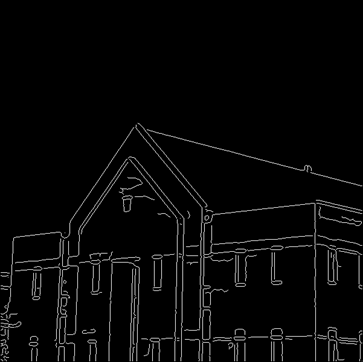
%> input picture 로봇비전/hw7/Edge.png, 363 x 362 px
$ octave hw7.m   (GNU Octave 9; MATLAB toolbox functions it lacks are replaced by stand-ins)
%> lines starting %> are read from the running program, lines starting %| are printed output that depends on the picture; in (x1, y1, x2, y2) boxes, pixels count from 0 and x2, y2 are one past the last pixel; in counts of white or black regions, pixels touching at a corner belong together; the program's own positions count from 1
### 로봇비전/hw7/hough.m
function [h, theta, rho] = hough(f, dtheta, drho)
%HOUGH Hough transform.
%   [H, THETA, RHO] = HOUGH(F, DTHETA, DRHO) computes the Hough
%   transform of the image F.  DTHETA specifies the spacing (in
%   degrees) of the Hough transform bins along the theta axis.  DRHO
%   specifies the spacing of the Hough transform bins along the rho
%   axis.  H is the Hough transform matrix.  It is NRHO-by-NTHETA,
%   where NRHO = 2*ceil(norm(size(F))/DRHO) - 1, and NTHETA =
%   2*ceil(90/DTHETA).  Note that if 90/DTHETA is not an integer, the
%   actual angle spacing will be 90 / ceil(90/DTHETA).
%
%   THETA is an NTHETA-element vector containing the angle (in
%   degrees) corresponding to each column of H.  RHO is an
%   NRHO-element vector containing the value of rho corresponding to
%   each row of H.
%
%   [H, THETA, RHO] = HOUGH(F) computes the Hough transform using
%   DTHETA = 1 and DRHO = 1.

%   Copyright 2002-2004 R. C. Gonzalez, R. E. Woods, & S. L. Eddins
%   Digital Image Processing Using MATLAB, Prentice-Hall, 2004
%   $Revision: 1.4 $  $Date: 2003/10/26 22:33:44 $

if nargin < 3
   drho = 1;
end
if nargin < 2
   dtheta = 1;
end

f = double(f);
[M,N] = size(f);
theta = linspace(-90, 0, ceil(90/dtheta) + 1);
theta = [theta -fliplr(theta(2:end - 1))];
ntheta = length(theta);

D = sqrt((M - 1)^2 + (N - 1)^2);
q = ceil(D/drho);
nrho = 2*q - 1;
rho = linspace(-q*drho, q*drho, nrho);

[x, y, val] = find(f);
x = x - 1;  y = y - 1;

% Initialize output.
h = zeros(nrho, length(theta));

% To avoid excessive memory usage, process 1000 nonzero pixel
% values at a time.
for k = 1:ceil(length(val)/1000)
   first = (k - 1)*1000 + 1;
   last  = min(first+999, length(x));

   x_matrix     = repmat(x(first:last), 1, ntheta);
   y_matrix     = repmat(y(first:last), 1, ntheta);
   val_matrix   = repmat(val(first:last), 1, ntheta);
   theta_matrix = repmat(theta, size(x_matrix, 1), 1)*pi/180;

   rho_matrix = x_matrix.*cos(theta_matrix) + ...
       y_matrix.*sin(theta_matrix);
   slope = (nrho - 1)/(rho(end) - rho(1));
   rho_bin_index = round(slope*(rho_matrix - rho(1)) + 1);

   theta_bin_index = repmat(1:ntheta, size(x_matrix, 1), 1);

   % Take advantage of the fact that the SPARSE function, which
   % constructs a sparse matrix, accumulates values when input
   % indices are repeated.  That¡¯s the behavior we want for the
   % Hough transform.  We want the output to be a full (nonsparse)
   % matrix, however, so we call function FULL on the output of
   % SPARSE.
   h = h + full(sparse(rho_bin_index(:), theta_bin_index(:), ...
                       val_matrix(:), nrho, ntheta));
end

### 로봇비전/hw7/houghpeaks.m
function [r, c, hnew] = houghpeaks(h, numpeaks, threshold, nhood)
%HOUGHPEAKS Detect peaks in Hough transform.
%   [R, C, HNEW] = HOUGHPEAKS(H, NUMPEAKS, THRESHOLD, NHOOD) detects
%   peaks in the Hough transform matrix H.  NUMPEAKS specifies the
%   maximum number of peak locations to look for.  Values of H below
%   THRESHOLD will not be considered to be peaks.  NHOOD is a
%   two-element vector specifying the size of the suppression
%   neighborhood.  This is the neighborhood around each peak that is
%   set to zero after the peak is identified.  The elements of NHOOD
%   must be positive, odd integers.  R and C are the row and column
%   coordinates of the identified peaks.  HNEW is the Hough transform
%   with peak neighborhood suppressed.
%
%   If NHOOD is omitted, it defaults to the smallest odd values >=
%   size(H)/50.  If THRESHOLD is omitted, it defaults to
%   0.5*max(H(:)).  If NUMPEAKS is omitted, it defaults to 1.

%   Copyright 2002-2004 R. C. Gonzalez, R. E. Woods, & S. L. Eddins
%   Digital Image Processing Using MATLAB, Prentice-Hall, 2004
%   $Revision: 1.5 $  $Date: 2003/11/21 13:34:50 $

if nargin < 4
   nhood = size(h)/50;
   % Make sure the neighborhood size is odd.
   nhood = max(2*ceil(nhood/2) + 1, 1);
end
if nargin < 3
   threshold = 0.5 * max(h(:));
end
if nargin < 2
   numpeaks = 1;
end

done = false;
hnew = h; r = []; c = [];
while ~done
   [p, q] = find(hnew == max(hnew(:)));
   p = p(1); q = q(1);
   if hnew(p, q) >= threshold
      r(end + 1) = p; c(end + 1) = q;

      % Suppress this maximum and its close neighbors.
      p1 = p - (nhood(1) - 1)/2; p2 = p + (nhood(1) - 1)/2;
      q1 = q - (nhood(2) - 1)/2; q2 = q + (nhood(2) - 1)/2;
      [pp, qq] = ndgrid(p1:p2,q1:q2);
      pp = pp(:); qq = qq(:);

      % Throw away neighbor coordinates that are out of bounds in
      % the rho direction.
      badrho = find((pp < 1) | (pp > size(h, 1)));
      pp(badrho) = []; qq(badrho) = [];

      % For coordinates that are out of bounds in the theta
      % direction, we want to consider that H is antisymmetric
      % along the rho axis for theta = +/- 90 degrees.
      theta_too_low = find(qq < 1);
      qq(theta_too_low) = size(h, 2) + qq(theta_too_low);
      pp(theta_too_low) = size(h, 1) - pp(theta_too_low) + 1;
      theta_too_high = find(qq > size(h, 2));
      qq(theta_too_high) = qq(theta_too_high) - size(h, 2);
      pp(theta_too_high) = size(h, 1) - pp(theta_too_high) + 1;

      % Convert to linear indices to zero out all the values.
      hnew(sub2ind(size(hnew), pp, qq)) = 0;

      done = length(r) == numpeaks;
   else
      done = true;
   end
end

### 로봇비전/hw7/houghlines.m
function lines = houghlines(f,theta,rho,rr,cc,fillgap,minlength)
%HOUGHLINES Extract line segments based on the Hough transform.
%   LINES = HOUGHLINES(F, THETA, RHO, RR, CC, FILLGAP, MINLENGTH)
%   extracts line segments in the image F associated with particular
%   bins in a Hough transform.  THETA and RHO are vectors returned by
%   function HOUGH.  Vectors RR and CC specify the rows and columns
%   of the Hough transform bins to use in searching for line
%   segments.  If HOUGHLINES finds two line segments associated with
%   the same Hough transform bin that are separated by less than
%   FILLGAP pixels, HOUGHLINES merges them into a single line
%   segment.  FILLGAP defaults to 20 if omitted.  Merged line
%   segments less than MINLENGTH pixels long are discarded.
%   MINLENGTH defaults to 40 if omitted.
%
%   LINES is a structure array whose length equals the number of
%   merged line segments found.  Each element of the structure array
%   has these fields:
%
%      point1    End-point of the line segment; two-element vector
%      point2    End-point of the line segment; two-element vector
%      length    Distance between point1 and point2
%      theta     Angle (in degrees) of the Hough transform bin
%      rho       Rho-axis position of the Hough transform bin

%   Copyright 2002-2004 R. C. Gonzalez, R. E. Woods, & S. L. Eddins
%   Digital Image Processing Using MATLAB, Prentice-Hall, 2004
%   $Revision: 1.4 $  $Date: 2003/10/26 22:34:10 $

if nargin < 6
   fillgap = 20;
end
if nargin < 7
   minlength = 40;
end

numlines = 0; lines = struct;
for k = 1:length(rr)
   rbin = rr(k); cbin = cc(k);

   % Get all pixels associated with Hough transform cell.
   [r, c] = houghpixels(f, theta, rho, rbin, cbin);
   if isempty(r)
      continue
   end

   % Rotate the pixel locations about (1,1) so that they lie
   % approximately along a vertical line.
   omega = (90 - theta(cbin)) * pi / 180;
   T = [cos(omega) sin(omega); -sin(omega) cos(omega)];
   xy = [r - 1  c - 1] * T;
   x = sort(xy(:,1));

   % Find the gaps larger than the threshold.
   diff_x = [diff(x); Inf];
   idx = [0; find(diff_x > fillgap)];
   for p = 1:length(idx) - 1
      x1 = x(idx(p) + 1); x2 = x(idx(p + 1));
      linelength = x2 - x1;
      if linelength >= minlength
         point1 = [x1 rho(rbin)]; point2 = [x2 rho(rbin)];
         % Rotate the end-point locations back to the original
         % angle.
         Tinv = inv(T);
         point1 = point1 * Tinv; point2 = point2 * Tinv;

         numlines = numlines + 1;
         lines(numlines).point1 = point1 + 1;
         lines(numlines).point2 = point2 + 1;
         lines(numlines).length = linelength;
         lines(numlines).theta = theta(cbin);
         lines(numlines).rho = rho(rbin);
      end
   end
end

### 로봇비전/hw7/houghpixels.m
function [r, c] = houghpixels(f, theta, rho, rbin, cbin)
%HOUGHPIXELS Compute image pixels belonging to Hough transform bin.
%   [R, C] = HOUGHPIXELS(F, THETA, RHO, RBIN, CBIN) computes the
%   row-column indices (R, C) for nonzero pixels in image F that map
%   to a particular Hough transform bin, (RBIN, CBIN).  RBIN and CBIN
%   are scalars indicating the row-column bin location in the Hough
%   transform matrix returned by function HOUGH.  THETA and RHO are
%   the second and third output arguments from the HOUGH function.

%   Copyright 2002-2004 R. C. Gonzalez, R. E. Woods, & S. L. Eddins
%   Digital Image Processing Using MATLAB, Prentice-Hall, 2004
%   $Revision: 1.4 $  $Date: 2003/10/26 22:35:03 $

[x, y, val] = find(f);
x = x - 1; y = y - 1;

theta_c = theta(cbin) * pi / 180;
rho_xy = x*cos(theta_c) + y*sin(theta_c);
nrho = length(rho);
slope = (nrho - 1)/(rho(end) - rho(1));
rho_bin_index = round(slope*(rho_xy - rho(1)) + 1);

idx = find(rho_bin_index == rbin);

r = x(idx) + 1; c = y(idx) + 1;

### 로봇비전/hw7/hw7.m
%%% Robot Vision%%%
%%% Dept. of Electronic Engineering
%%% 201314651 Lee Wonjai

% read the targeted image
IM_Edge = imread('C:\Users\user\OneDrive\바탕 화면\2019 특별, 4학년\4학년 2학기\로봇비전\Homeworks\hw7\Edge.png');
%> IM_Edge is the input picture: size 362x363 uint8; min 0, max 195, mean 7.1
[H,theta,rho] = hough(IM_Edge);
%> in hough, `[x, y, val] = find(f);`: x = 11970 values from 123 to 362; y = 11970 values from 1 to 363; val = 11970 values from 1 to 195
%> the loop in hough, `for k = 1:ceil(length(val)/1000)` made 12 passes
%> (first, last) on passes 1 to 12: (1, 1000), (1001, 2000), (2001, 3000), (3001, 4000), (4001, 5000), (5001, 6000), (6001, 7000), (7001, 8000), (8001, 9000), (9001, 10000), (10001, 11000), (11001, 11970)
%> pass 1, in hough, `val_matrix   = repmat(val(first:last), 1, ntheta);`:
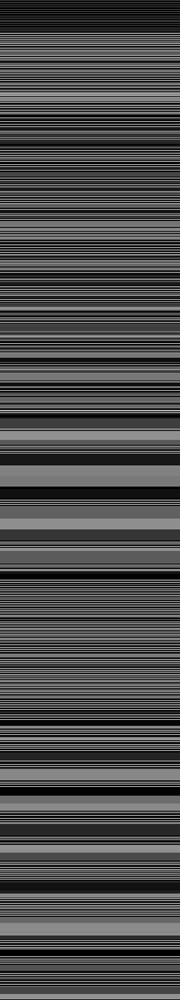
%> val_matrix: size 1000x180 double; min 1, max 195, mean 76
%> pass 1, in hough, `rho_matrix = x_matrix.*cos(theta_matrix) + y_matrix.*sin(theta_matrix);`:
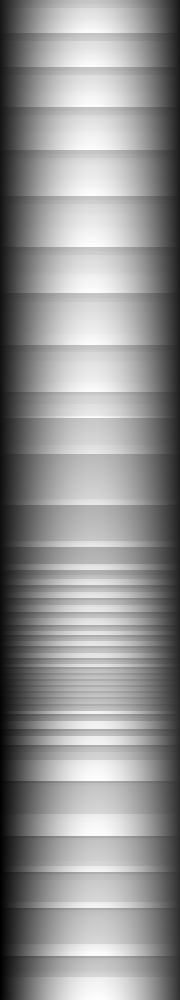
%> rho_matrix: size 1000x180 double; min -36, max 362.8, mean 193.2; drawn with min black and max white
%> after the loop in hough, `for k = 1:ceil(length(val)/1000)`:
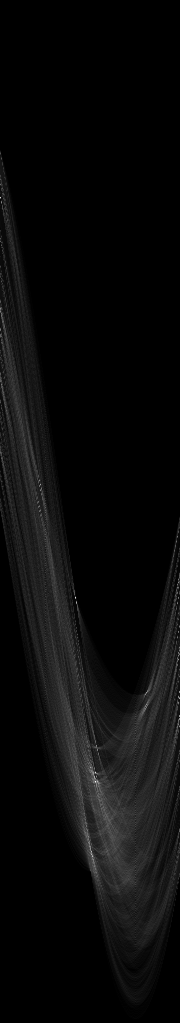
%> h: size 1023x180 double; min 0, max 22514, mean 907.4; drawn with min black and max white
%> theta = 180 values from -90 to 89; rho = 1023 values from -512 to 512
figure, imshow(H, [], 'XData',theta, 'YData',rho,'InitialMagnification','fit')
axis on, axis normal
xlabel('\theta'), ylabel('\rho')

[r, c] = houghpeaks(H, 10);
%> in houghpeaks, `threshold = 0.5 * max(h(:));`: threshold = 11257
%> the loop in houghpeaks, `while ~done` made 10 passes
%> (p, q, p1, p2, q1, q2) on passes 1 to 10: (782, 96, 771, 793, 94, 98), (598, 76, 587, 609, 74, 78), (198, 1, 187, 209, -1, 3), (852, 92, 841, 863, 90, 94), (699, 180, 688, 710, 178, 182), (768, 91, 757, 779, 89, 93), (485, 41, 474, 496, 39, 43), (693, 147, 682, 704, 145, 149), (717, 180, 706, 728, 178, 182), (660, 179, 649, 671, 177, 181)
%> after the loop in houghpeaks, `while ~done`:
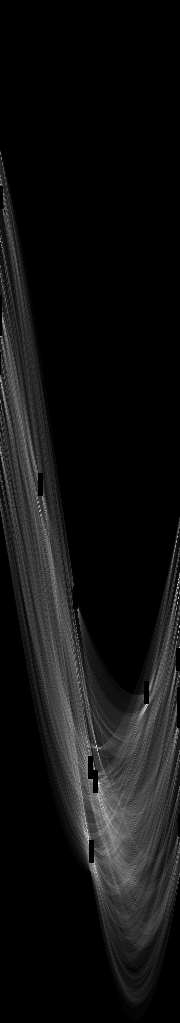
%> hnew: size 1023x180 double; 0.6% of pixels changed, all inside (x1, y1, x2, y2) = (0, 186, 180, 863); drawn with min black and max white
%> after the loop in houghpeaks, `while ~done`: c = [96 76 1 92 180 91 41 147 180 179]; pp = 115 values, max 671 at index 23, min 353 at index 115, mean 600.8; qq = 115 values, max 180 at index 70, min 1 at index 93, mean 143; r = [782 598 198 852 699 768 485 693 717 660]; theta_too_high = 23 values from 93 to 115
%> r = [782 598 198 852 699 768 485 693 717 660]; c = [96 76 1 92 180 91 41 147 180 179]
hold on
plot(theta(c), rho(r), 'linestyle', 'none', 'marker', 's', 'color', 'w')
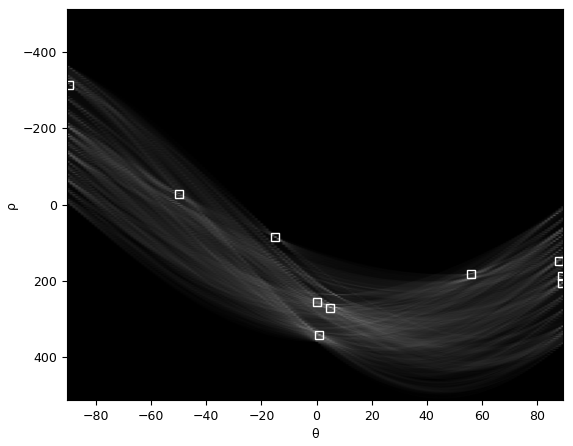
%> figure redrawn from the program's plot data

lines = houghlines(IM_Edge, theta, rho, r, c);
%> the loop in houghlines, `for k = 1:length(rr)` made 10 passes
%> (rbin, cbin, theta_c in houghpixels, omega, T) on passes 1 to 9: (782, 96, 0.0873, 1.48, [0.0872 0.996; -0.996 0.0872]), (598, 76, -0.262, 1.83, [-0.259 0.966; -0.966 -0.259]), (198, 1, -1.57, 3.14, [-1 1.22e-16; -1.22e-16 -1]), (852, 92, 0.0175, 1.55, [0.0175 1; -1 0.0175]), (699, 180, 1.55, 0.0175, [1 0.0175; -0.0175 1]), (768, 91, 0, 1.57, [6.12e-17 1; -1 6.12e-17]), (485, 41, -0.873, 2.44, [-0.766 0.643; -0.643 -0.766]), (693, 147, 0.977, 0.593, [0.829 0.559; -0.559 0.829]), (717, 180, 1.55, 0.0175, [1 0.0175; -0.0175 1])
%> after the loop in houghlines, `for k = 1:length(rr)`: Tinv = [0.999 -0.0349; 0.0349 0.999]; lines = 11 lines; longest, point1 to point2 (x, y): (244, 320) to (272, 0), (187, 362) to (126, 135), (335, 336) to (339, 131), (198, 202) to (362, 200), (362, 315) to (200, 315), (257, 213) to (257, 58); numlines = 11; point1 = [257 139.4]; point2 = [361 135.8]
figure, imshow(IM_Edge), hold on
for k = 1:length(lines)
    xy = [lines(k).point1; lines(k).point2];
    plot(xy(:,2), xy(:,1), 'lineWidth', 4, 'Color', [.6 .6 .6]);
end
%> this loop made 11 passes
%> xy on passes 1 to 11: [244.6 321; 272.6 0.962], [187.2 362.9; 126.4 135.9], [362 315.6; 200 315.6], [335.9 337; 339.4 131], [218 184.6; 362 182.1], [257.5 276; 257.5 236], [257.5 213; 257.5 58], [215.1 215.9; 123.2 138.8], [122.8 137.6; 236.8 60.7], [199 203; 362 200.1], [258 140.4; 362 136.8]
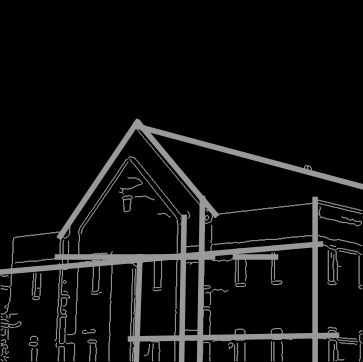
%> figure redrawn from the program's plot data

r1 = [];
c1 = [];

for i = 1:length(c)
    if theta(c(i)) <= 10 && theta(c(i)) >= -10
        r1(end+1) = r(i);
        c1(end+1) = c(i);
    end
end
%> this loop made 10 passes
%> after the loop, c1 = [96 92 91]; r1 = [782 852 768]

figure, imshow(H, [], 'XData',theta, 'YData',rho,'InitialMagnification','fit')
axis on, axis normal
xlabel('\theta'), ylabel('\rho')

hold on
plot(theta(c1), rho(r1), 'linestyle', 'none', 'marker', 's', 'color', 'w')

lines1 = houghlines(IM_Edge, theta, rho, r1, c1);
%> the loop in houghlines (call 2), `for k = 1:length(rr)` made 3 passes
%> lines1 = 4 lines; point1 to point2 (x, y): (244, 320) to (272, 0), (335, 336) to (339, 131), (257, 213) to (257, 58), (257, 276) to (257, 236)
figure, imshow(IM_Edge), hold on
for j = 1:length(lines1)
    xy1 = [lines1(j).point1; lines1(j).point2];
    plot(xy1(:,2), xy1(:,1), 'lineWidth', 4, 'Color', [.6 .6 .6]);
end
%> this loop made 4 passes
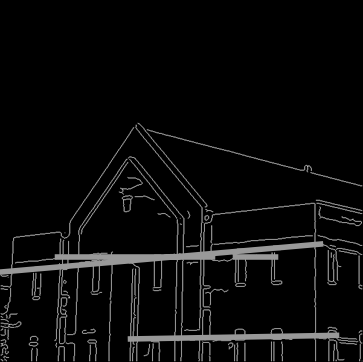
%> figure redrawn from the program's plot data
